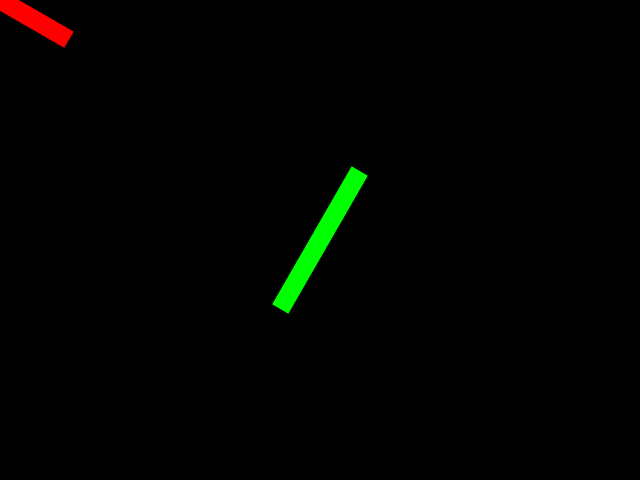
Frame 1 (no input)
Frame 60 (the mouse pressed at the canvas centre just before this capture): identical to frame 1, image omitted
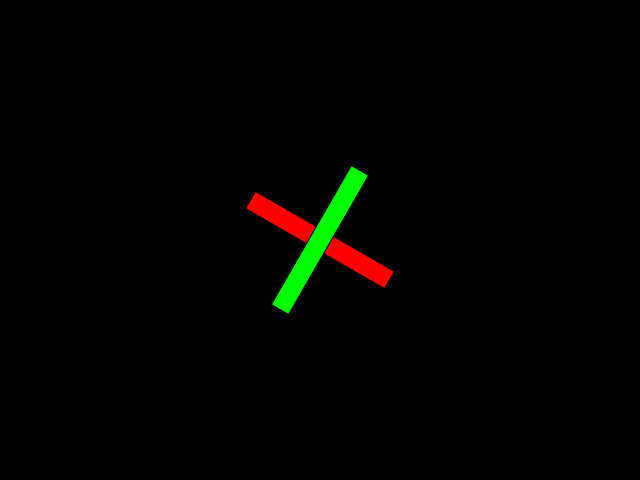
Frame 120 (the mouse held since frame 60 and released just before this capture)

The Processing sketch that drew these frames (run headless with seeded random() and noise(); from frame 60 on, the mouse is pressed at the canvas centre):

// Processing sketch: w5_rotation_3
// ── w5_rotation_3.pde
float rectW, rectH;
float aX, aY, aA, bX, bY, bA;

void setup() {
  size(640, 480);
  rectW = 160;
  rectH = 20;
  aA = 30;
  bX = width * .5;
  bY = height * .5;
  bA = 60;

  background(0);
  rectMode(CENTER);
}

void draw () {
  aX = mouseX;
  aY = mouseY;
  background(0);
  //push 와 pop의 개념이해...
  pushMatrix();
  translate(aX, aY);
  rotate(radians(aA));
  fill(255, 0, 0);
  rect(0, 0, rectW, rectH);
  popMatrix();
  //rotate(radians(-aA));
  //translate(-aX, -aY);
  
  translate(bX, bY);
  rotate(radians(bA));
  fill(0, 255, 0);
  rotate(radians(bA));
  rect(0, 0, rectW, rectH);
}
